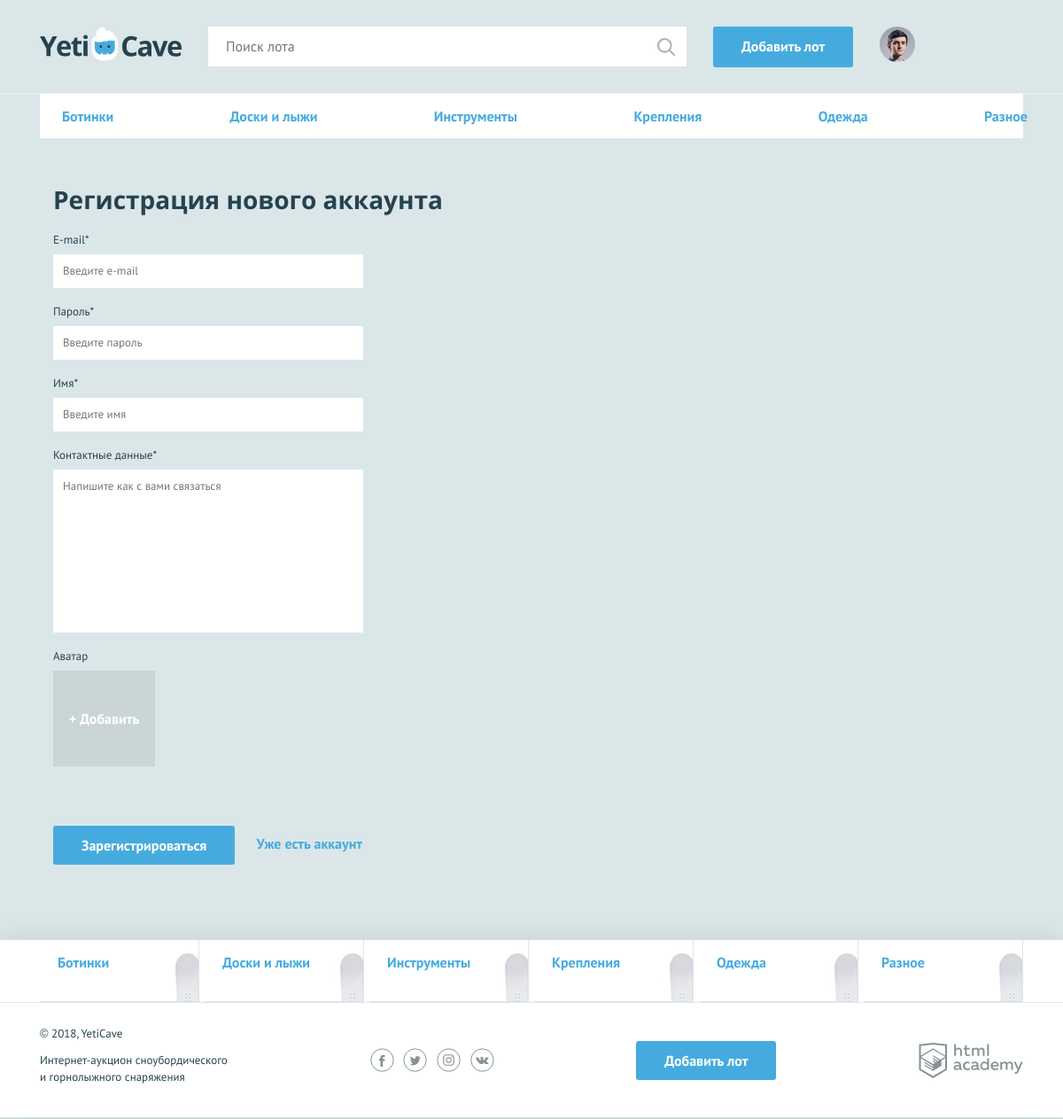
/sign-up.php, run on the app's committed database.
### tables this page shows
CREATE TABLE  categories (
	id INT AUTO_INCREMENT NOT NULL PRIMARY KEY,
    name  VARCHAR( 50) UNIQUE
);

### functions.php (called while the page is built, shortened)
<?php
function include_template($name, $data) {
    $name = 'templates/' . $name;
    extract($data);
    require($name);
    $result = ob_get_clean();
    return $result;
}

### config/db.php (called while the page is built)
<?php
return [
    'host' => 'localhost',
    'user' => 'root',
    'password' => '',
    'database' => 'YetiCave'
];

### services/services.php (called while the page is built, shortened)
<?php
class Services {
    private $link;
    public function __construct() {
        $db = require_once 'config/db.php';
        $this->link = mysqli_connect($db['host'], $db['user'], $db['password'], $db['database']);
        mysqli_set_charset($this->link, "utf8");
    }
    private function get_data($sql)
    {
        $result = mysqli_query($this->link, $sql);
        if ($result) {
            return mysqli_fetch_all($result, MYSQLI_ASSOC);
        }
        else {
            redirect_to_error(mysqli_error($this->link));
        }
    }
    public function get_categories()
    {
        $sql = 'SELECT * FROM categories;';
        return $this->get_data($sql);
    }
}

### templates/sign-up.php (the view, shortened to what this page needs)
<nav class="nav">
    <ul class="nav__list container">
        <?php foreach ($categories as $item):?>
            <li class="nav__item">
                <a href="all-lots.html"><?=$item['name'];?></a>
            </li>
        <?php endforeach;?>
    </ul>
</nav>
<form class="form container" action="sign-up.php" method="post"  enctype="multipart/form-data">
    <h2>Регистрация нового аккаунта</h2>
    <?php $class_name = isset($errors['email']) ? "form__item--invalid" : "";
    $value = isset($user['email']) ? $user['email'] : ""; ?>
    <div class="form__item <?=$class_name;?>">
        <label for="email">E-mail*</label>
        <input id="email" type="text" name="email" value="<?=$value;?>" placeholder="Введите e-mail">
    </div>
    <?php $class_name = isset($errors['password']) ? "form__item--invalid" : "";
    $value = isset($user['password']) ? $user['password'] : ""; ?>
    <div class="form__item <?=$class_name;?>" >
        <label for="password">Пароль*</label>
        <input id="password" type="text" name="password" value="<?=$value;?>" placeholder="Введите пароль">
    </div>
    <?php $class_name = isset($errors['name']) ? "form__item--invalid" : "";
    $value = isset($user['name']) ? $user['name'] : ""; ?>
    <div class="form__item <?=$class_name;?>" >
        <label for="name">Имя*</label>
        <input id="name" type="text" name="name" value="<?=$value;?>" placeholder="Введите имя">
    </div>
    <?php $class_name = isset($errors['message']) ? "form__item--invalid" : "";
    $value = isset($user['message']) ? $user['message'] : ""; ?>
    <div class="form__item <?=$class_name;?>" >
        <label for="message">Контактные данные*</label>
        <textarea id="message" name="message" placeholder="Напишите как с вами связаться"><?=$value;?></textarea>
    </div>
    <?php $class_name = isset($errors['avatar']) ? "form__item--invalid" : "";
    $value = isset($user['avatar']) ? $avatar['avatar'] : ""; ?>
    <div class="form__item form__item--file form__item--last <?=$class_name;?>">
        <label>Аватар</label>
        <div class="form__input-file">
            <label for="photo2">
                <span>+ Добавить</span>
            </label>
        </div>
    </div>
    <button type="submit" class="button">Зарегистрироваться</button>
    <a class="text-link" href="#">Уже есть аккаунт</a>
</form>

### templates/layout.php (shortened to what this page needs)
<!DOCTYPE html>
<html lang="ru">
<head>
    <link href="css/normalize.min.css" rel="stylesheet">
    <link href="css/style.css" rel="stylesheet">
</head>
<body>
<div class="page-wrapper">
    <header class="main-header">
        <div class="main-header__container container">
            <a class="main-header__logo" href="index.php">
                <img src="img/logo.svg" width="160" height="39" alt="Логотип компании YetiCave">
            </a>
            <form class="main-header__search" method="get" action="https://echo.htmlacademy.ru">
                <input type="search" name="search" placeholder="Поиск лота">
                <input class="main-header__search-btn" type="submit" name="find" value="Найти">
            </form>
            <a class="main-header__add-lot button" href="add.php">Добавить лот</a>
            <nav class="user-menu">
                <?php if ($is_auth): ?>
                    <div class="user-menu__image">
                        <img src="img/user.jpg" width="40" height="40" alt="Пользователь">
                    </div>
                <?php endif; ?>
            </nav>
        </div>
    </header>
    <main class="container">
        <?=$content;?>
    </main>
</div>
<footer class="main-footer">
    <nav class="nav">
        <ul class="nav__list container">
            <?php foreach ($categories as $item): ?>
                <li class="promo__item promo__item--boards">
                    <a class="promo__link" href="pages/all-lots.html"><?=$item['name'];?></a>
                </li>
            <?php endforeach; ?>
        </ul>
    </nav>
    <div class="main-footer__bottom container">
        <div class="main-footer__copyright">
            <p>© 2018, YetiCave</p>
            <p>Интернет-аукцион сноубордического и горнолыжного снаряжения</p>
        </div>
        <div class="main-footer__social social">
            <a class="social__link social__link--facebook" href="#">
            </a>
            <a class="social__link social__link--twitter" href="#">
            </a>
            <a class="social__link social__link--instagram" href="#">
            </a>
            <a class="social__link social__link--vkontakte" href="#">
            </a>
        </div>
        <a class="main-footer__add-lot button" href="add-lot.html">Добавить лот</a>
        <div class="main-footer__developed-by">
            <a class="logo-academy" href="https://htmlacademy.ru/intensive/php">
            </a>
        </div>
    </div>
</footer>
</body>
</html>

### data on the page
categories: name "Ботинки"
categories: name "Доски и лыжи"
categories: name "Инструменты"
categories: name "Крепления"
categories: name "Одежда"
categories: name "Разное"
